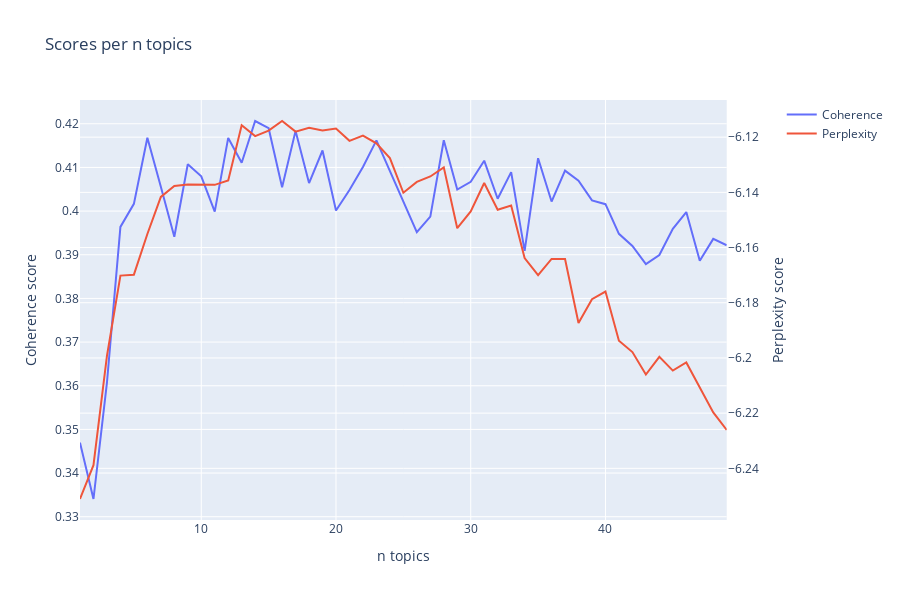

The code cell stored with this chart in its notebook:
### Markdown cell above
We test various N topics in order to calculate the coherence and perplexity scores:

### Code cell
TOPICS_RANGE = list(range(1, 50, 1))
coherence_scores = list()
perplexity_scores = list()
models = list()

for n_topics in TOPICS_RANGE:

    # Fit a LDA model for each n_topics
    lda_model = LdaMulticore(
        corpus=corpus_train,
        id2word=dictionary,
        num_topics=n_topics,
        random_state=42,
        passes=10,
        workers=24)
    models.append(lda_model)

    perplexity_scores.append(lda_model.log_perplexity(corpus_train))

    # Fit a coherence model for each n_topics to calculate the score
    coherence_model = CoherenceModel(
        model=lda_model, 
        texts=texts_train,
        dictionary=dictionary,
        coherence='c_v')
    coherence_scores.append(coherence_model.get_coherence())

# Plot the results
fig = make_subplots(specs=[[{"secondary_y": True}]])
fig.add_trace(
    go.Scatter(x=TOPICS_RANGE, y=coherence_scores, name='Coherence'),
    secondary_y=False)
fig.add_trace(
    go.Scatter(x=TOPICS_RANGE, y=perplexity_scores, name='Perplexity'),
    secondary_y=True)
fig.update_layout(title_text=f"Scores per n topics")
fig.update_xaxes(title_text='n topics')
fig.update_yaxes(title_text="Coherence score", secondary_y=False)
fig.update_yaxes(title_text="Perplexity score", secondary_y=True)
fig.update_layout(height=600)
fig.show()

### Figure 1 — Plotly figure (JSON) as saved in the notebook; plotly's stock layout.template omitted (floating-point values rounded to 4 significant figures)
{"data": [{"name": "Coherence", "type": "scatter", "x": [1, 2, 3, 4, 5, 6, 7, 8, 9, 10, 11, 12, 13, 14, 15, 16, 17, 18, 19, 20, 21, 22, 23, 24, 25, 26, 27, 28, 29, 30, 31, 32, 33, 34, 35, 36, 37, 38, 39, 40, 41, 42, 43, 44, 45, 46, 47, 48, 49], "xaxis": "x", "y": [0.347, 0.3341, 0.3607, 0.3964, 0.4017, 0.4168, 0.4056, 0.3941, 0.4107, 0.408, 0.3999, 0.4168, 0.4111, 0.4206, 0.419, 0.4055, 0.4184, 0.4064, 0.4139, 0.4001, 0.4048, 0.4101, 0.4162, 0.4092, 0.4022, 0.3952, 0.3987, 0.4162, 0.4049, 0.4067, 0.4115, 0.4028, 0.4089, 0.3909, 0.4121, 0.4022, 0.4093, 0.407, 0.4024, 0.4016, 0.3948, 0.392, 0.3878, 0.3899, 0.396, 0.3998, 0.3886, 0.3936, 0.3922], "yaxis": "y"}, {"name": "Perplexity", "type": "scatter", "x": [1, 2, 3, 4, 5, 6, 7, 8, 9, 10, 11, 12, 13, 14, 15, 16, 17, 18, 19, 20, 21, 22, 23, 24, 25, 26, 27, 28, 29, 30, 31, 32, 33, 34, 35, 36, 37, 38, 39, 40, 41, 42, 43, 44, 45, 46, 47, 48, 49], "xaxis": "x", "y": [-6.251, -6.239, -6.199, -6.17, -6.17, -6.155, -6.142, -6.138, -6.137, -6.137, -6.137, -6.136, -6.116, -6.12, -6.118, -6.114, -6.118, -6.117, -6.118, -6.117, -6.121, -6.119, -6.122, -6.128, -6.14, -6.136, -6.134, -6.131, -6.153, -6.147, -6.137, -6.146, -6.145, -6.164, -6.17, -6.164, -6.164, -6.187, -6.179, -6.176, -6.194, -6.198, -6.206, -6.2, -6.205, -6.202, -6.211, -6.22, -6.226], "yaxis": "y2"}], "layout": {"height": 600, "title": {"text": "Scores per n topics"}, "xaxis": {"anchor": "y", "domain": [0, 0.94], "title": {"text": "n topics"}}, "yaxis": {"anchor": "x", "domain": [0, 1], "title": {"text": "Coherence score"}}, "yaxis2": {"anchor": "x", "overlaying": "y", "side": "right", "title": {"text": "Perplexity score"}}}}
